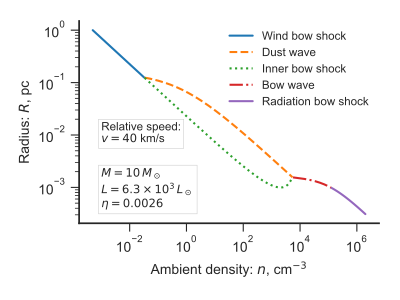

Write the Python code that produced this figure.
import sys
import numpy as np
from matplotlib import pyplot as plt
import seaborn as sns
from vec_root import chandrupatla

figname = sys.argv[0].replace('.py', '.pdf')

sns.set_style('ticks')
sns.set_color_codes('dark')
fig, ax = plt.subplots(1, 1, sharex=True, sharey=True, figsize=(4, 3))

# Velocities in units of km/s (10 km/s -> 100 km/s)
vv = 40.0
# Densities in units of 1 pcc  (0.01 -> 1e5)
logngrid = np.linspace(-3.3, 6.3, 600)
nn = 10**logngrid

def rstar(v10, n, L4, c10=0.0):
    """Characteristic radius in pc"""
    return 2.21*np.sqrt(L4/(n*(v10**2 + c10**2)))

def taustar(v10, n, L4, kappa600=1.0):
    """Characteristic optical depth"""
    return 0.0089*kappa600*np.sqrt(L4*n)/v10

def xfunc(x, ts, eta):
    """Function to be zeroed to find x"""
    return x**2 - (1.0 - np.exp(-2*ts*x)) - eta

R0s = (0.0003, 0.001, 0.003, 0.01, 0.03,
       0.1, 0.3, 1.0, 3.0, 10.0, 30.0)
lws = np.linspace(0.3, 2.5, len(R0s))
cformats = { 0.0001: "0.0001 pc", 0.001: "0.001 pc", 0.01: "0.01 pc", 0.1:
             "0.1 pc", 1.0: "1 pc", 10.0: "10 pc", }
clevs_to_label = list(cformats.keys())

box_params = dict(fc='w', ec='0.8', lw=0.4, pad=2)
RBW_label = r"Radiation bow wave, $\eta < \tau < 1$"
RBS_label = r"Radiation bow shock, $\tau > 1$"
WBS_label = r"Wind bow shock, $\tau < \eta$"

# Dust-gas mass ratio
Zd = 0.01
kappa = 600.0
# Decoupling efficiency: 2 Q_p / Q_drag
xi = 0.07

M, L4, eta = 10.0, 0.63, 0.0026

Mlabel = "\n".join([rf"$M = {M:.0f}\, M_\odot$",
                    rf"$L = {1e4*L4:.1e}\, L_\odot$".replace("e+0", r"\times 10^"),
                    rf"$\eta = {eta}$"])
Rs = rstar(vv/10, nn, L4)
ts = taustar(vv/10, nn, L4, kappa600=kappa/600.0)
a, b = 0.0, 2*np.sqrt(1.0 + eta)
x = chandrupatla(xfunc, a, b, args=(ts, eta))
R0 = x*Rs
tau = 2*x*ts

# Radiative turnaround radius (no drag)
Rstarstar = 2*ts*Rs / Zd
# Drag coefficient
alpha = (2.0/xi**0.5) * ts / Zd

# Dust wave radius
Rdw = Rstarstar / (1.0 + alpha)
# Rdw = xi**0.5 * Rs

# Pure wind bow shock radius
Rwbs = eta**0.5 * Rs

# Gas deceleration through dust wave Delta v/v
dv_v = 0.82*(1.0 + alpha)*Zd
# Inner bow shock radius inside a dust wave
Ribs = eta**0.5 * rstar((1.0 - dv_v)*vv/10, nn, L4)
# Don't let it be bigger than dust wave
m = Ribs > Rdw
Ribs[m] = Rdw[m]

# Remove cases where dust wave will not exist
m = Rdw < R0
Rdw[m] = np.nan 
Ribs[m] = np.nan 

# Choose only the R0 where there is not also a dust wave
R0[~m] = np.nan

m = tau <= eta
ax.plot(nn[m], R0[m], label="Wind bow shock")
ax.plot(nn, Rdw, ls="--", label="Dust wave")
ax.plot(nn, Ribs, ls=":", label="Inner bow shock")
m = (tau > eta) & (tau < 1.0)
ax.plot(nn[m], R0[m], ls="-.", label="Bow wave")
m = tau >= 1.0
ax.plot(nn[m], R0[m], label="Radiation bow shock")


# ax.contourf(vv, nn, tau, (eta, 1.0), colors='k', alpha=0.2)
# ax.contourf(vv, nn, (~m)*np.ones_like(m).astype(float), (0.5, 1.5), colors='c', alpha=0.2)
# if np.any(~m):
#     alpha[m] = np.nan
#     cs = ax.contour(vv, nn, alpha, (0.25, 0.5, 1.0, 2.0, 4.0, 20.0, 50.0),
#                     linewidths=0.3,
#                     colors='m', alpha=0.5)
#     ax.clabel(cs,
#               fontsize='x-small', fmt=r"$\alpha = %.2f$",
#               inline=True, inline_spacing=0.2, use_clabeltext=True)
# cs = ax.contour(vv, nn, R0, R0s, linewidths=lws, colors='k')
# clevs = [level for level in clevs_to_label if level in cs.levels]
# ax.clabel(cs, clevs,
#           fontsize='xx-small', fmt=cformats,
#           inline=True, inline_spacing=0.2, use_clabeltext=True)


# cs = ax.contour(vv, nn, Rdw, R0s, linewidths=lws, linestyles='dashed', colors='y')
# clevs = [level for level in clevs_to_label if level in cs.levels]
# ax.clabel(cs, clevs,
#           fontsize='xx-small', fmt=cformats, colors='y',
#           inline=True, inline_spacing=0.2, use_clabeltext=True)
# cs = ax.contour(vv, nn, Ribs, R0s, linewidths=lws, colors='k', alpha=0.5)
# clevs = [level for level in clevs_to_label if level in cs.levels]
# ax.clabel(cs, clevs,
#           fontsize='xx-small', fmt=cformats, alpha=0.5, 
#           inline=True, inline_spacing=0.2, use_clabeltext=True)

ax.text(1e-3, 4e-4, Mlabel, fontsize='small', bbox=box_params)
ax.text(1e-3, 7e-3, "Relative speed:\n$v = 40$ km/s", fontsize='small', bbox=box_params)
leg = ax.legend(fontsize="small")

ax.set(xscale='log', yscale='log')

ax.set(ylabel=r"Radius: $R$, pc", xlabel=r"Ambient density: $n$, cm$^{-3}$")
sns.despine()
fig.tight_layout()
fig.savefig(figname)

print(figname, end='')
